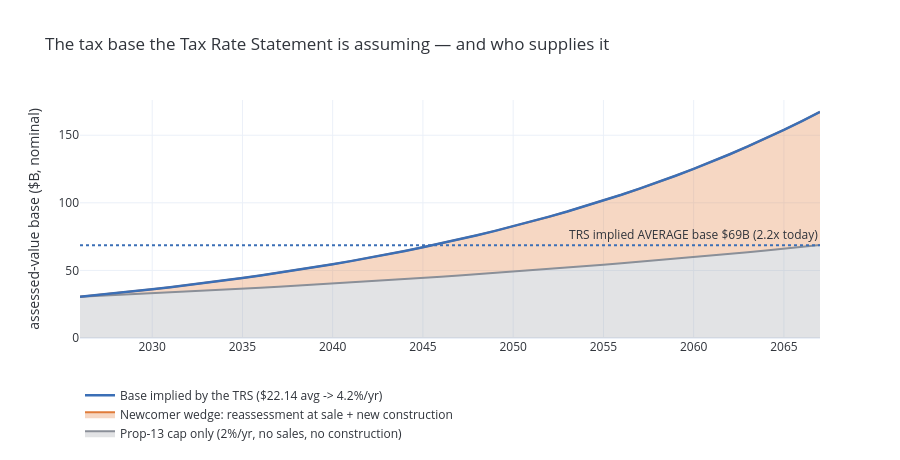

Source (notebook cell):
### Code cell
import plotly.graph_objects as go
from plotly.subplots import make_subplots
BLUE, ORANGE, GRAY, INK = "#3b6fb6", "#e07b39", "#8a8f98", "#30343b"
yrsX = list(range(OFFICIAL["base_year"], OFFICIAL["final_fy"]+2))
base_city   = [TOTAL_AV*(1+g_avg)**(y-OFFICIAL["base_year"])/1e9 for y in yrsX]
base_frozen = [TOTAL_AV*(1.02)**(y-OFFICIAL["base_year"])/1e9   for y in yrsX]

fig = go.Figure()
fig.add_trace(go.Scatter(x=yrsX, y=base_frozen, name="Prop-13 cap only (2%/yr, no sales, no construction)",
    line=dict(color=GRAY, width=2), stackgroup="b", fillcolor="rgba(138,143,152,.25)"))
fig.add_trace(go.Scatter(x=yrsX, y=[c-f for c,f in zip(base_city, base_frozen)],
    name="Newcomer wedge: reassessment at sale + new construction",
    line=dict(color=ORANGE, width=2), stackgroup="b", fillcolor="rgba(224,123,57,.30)"))
fig.add_trace(go.Scatter(x=yrsX, y=base_city, name=f"Base implied by the TRS ($22.14 avg -> {g_avg*100:.1f}%/yr)",
    line=dict(color=BLUE, width=2.5), hovertemplate="%{x}: $%{y:.1f}B"))
fig.add_hline(y=base_avg_impl/1e9, line_dash="dot", line_color=BLUE,
    annotation_text=f"TRS implied AVERAGE base ${base_avg_impl/1e9:.0f}B "
                    f"({base_avg_impl/TOTAL_AV:.1f}x today)", annotation_font_color=INK)
fig.update_layout(title="The tax base the Tax Rate Statement is assuming — and who supplies it",
    yaxis_title="assessed-value base ($B, nominal)", xaxis_title=None,
    template="plotly_white", legend=dict(orientation="h", y=-0.18), height=460, font=dict(color=INK))
fig.show()

### Figure 1 — Plotly figure (JSON) as saved in the notebook; plotly's stock layout.template omitted (floating-point values rounded to 4 significant figures)
{"data": [{"fillcolor": "rgba(138,143,152,.25)", "line": {"color": "#8a8f98", "width": 2}, "name": "Prop-13 cap only (2%/yr, no sales, no construction)", "stackgroup": "b", "type": "scatter", "x": [2026, 2027, 2028, 2029, 2030, 2031, 2032, 2033, 2034, 2035, 2036, 2037, 2038, 2039, 2040, 2041, 2042, 2043, 2044, 2045, 2046, 2047, 2048, 2049, 2050, 2051, 2052, 2053, 2054, 2055, 2056, 2057, 2058, 2059, 2060, 2061, 2062, 2063, 2064, 2065, 2066, 2067], "y": [30.52, 31.13, 31.75, 32.38, 33.03, 33.69, 34.36, 35.05, 35.75, 36.47, 37.2, 37.94, 38.7, 39.47, 40.26, 41.07, 41.89, 42.73, 43.58, 44.45, 45.34, 46.25, 47.18, 48.12, 49.08, 50.06, 51.06, 52.09, 53.13, 54.19, 55.27, 56.38, 57.51, 58.66, 59.83, 61.03, 62.25, 63.49, 64.76, 66.06, 67.38, 68.73]}, {"fillcolor": "rgba(224,123,57,.30)", "line": {"color": "#e07b39", "width": 2}, "name": "Newcomer wedge: reassessment at sale + new construction", "stackgroup": "b", "type": "scatter", "x": [2026, 2027, 2028, 2029, 2030, 2031, 2032, 2033, 2034, 2035, 2036, 2037, 2038, 2039, 2040, 2041, 2042, 2043, 2044, 2045, 2046, 2047, 2048, 2049, 2050, 2051, 2052, 2053, 2054, 2055, 2056, 2057, 2058, 2059, 2060, 2061, 2062, 2063, 2064, 2065, 2066, 2067], "y": [0.0, 0.6825, 1.408, 2.177, 2.994, 3.86, 4.777, 5.748, 6.775, 7.862, 9.011, 10.22, 11.51, 12.86, 14.29, 15.79, 17.38, 19.05, 20.82, 22.67, 24.63, 26.69, 28.85, 31.13, 33.52, 36.04, 38.69, 41.47, 44.39, 47.46, 50.68, 54.07, 57.62, 61.35, 65.26, 69.36, 73.66, 78.18, 82.91, 87.87, 93.07, 98.52]}, {"hovertemplate": "%{x}: $%{y:.1f}B", "line": {"color": "#3b6fb6", "width": 2.5}, "name": "Base implied by the TRS ($22.14 avg -> 4.2%/yr)", "type": "scatter", "x": [2026, 2027, 2028, 2029, 2030, 2031, 2032, 2033, 2034, 2035, 2036, 2037, 2038, 2039, 2040, 2041, 2042, 2043, 2044, 2045, 2046, 2047, 2048, 2049, 2050, 2051, 2052, 2053, 2054, 2055, 2056, 2057, 2058, 2059, 2060, 2061, 2062, 2063, 2064, 2065, 2066, 2067], "y": [30.52, 31.81, 33.16, 34.56, 36.02, 37.55, 39.14, 40.8, 42.53, 44.33, 46.21, 48.17, 50.21, 52.33, 54.55, 56.86, 59.27, 61.78, 64.4, 67.13, 69.97, 72.94, 76.03, 79.25, 82.61, 86.11, 89.75, 93.56, 97.52, 101.7, 106.0, 110.4, 115.1, 120.0, 125.1, 130.4, 135.9, 141.7, 147.7, 153.9, 160.4, 167.2]}], "layout": {"annotations": [{"font": {"color": "#30343b"}, "showarrow": false, "text": "TRS implied AVERAGE base $69B (2.2x today)", "x": 1, "xanchor": "right", "xref": "x domain", "y": 68.65, "yanchor": "bottom", "yref": "y"}], "font": {"color": "#30343b"}, "height": 460, "legend": {"orientation": "h", "y": -0.18}, "shapes": [{"line": {"color": "#3b6fb6", "dash": "dot"}, "type": "line", "x0": 0, "x1": 1, "xref": "x domain", "y0": 68.65, "y1": 68.65, "yref": "y"}], "title": {"text": "The tax base the Tax Rate Statement is assuming — and who supplies it"}, "xaxis": {"title": {}}, "yaxis": {"title": {"text": "assessed-value base ($B, nominal)"}}}}
